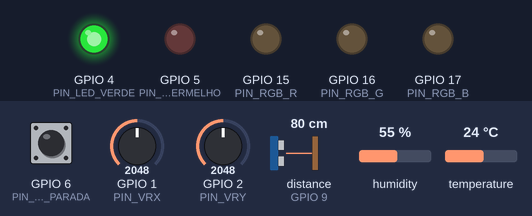
Simulated run of this sketch. Board: ESP32-S3. Shown: output pins drawn as LEDs (lit = HIGH). Wiring (inferred from the names in the program): ultrasonic range finder: trigger GPIO 8; echo GPIO 9. Dashed ring = blinking. The inputs (shaded band) are chosen by the test bench; at power-on: GPIO 1 (PIN_VRX) = 2048, GPIO 2 (PIN_VRY) = 2048, GPIO 6 (PIN_BOTAO_PARADA) HIGH, distance to the obstacle (sensor on GPIO 9) 80 cm, humidity 55 %, temperature 24 °C. The echo pulse lasts 58.3 µs per cm; WiFi joins after 1.5 s; servers stay silent unless stated; web services answer with replies made up by the test bench; pins used as bus, display or sensor lines are not drawn; what the sketch prints to the serial monitor is not drawn.

Above: at 3.9 s.
4.0 s: GPIO 1 (PIN_VRX) set to 2958
5.5 s: GPIO 1 (PIN_VRX) set to 3035
At 5.72 s:
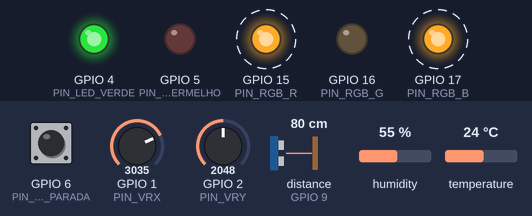
9.0 s: GPIO 2 (PIN_VRY) set to 1047
12.5 s: GPIO 2 (PIN_VRY) set to 963
At 15.95 s:
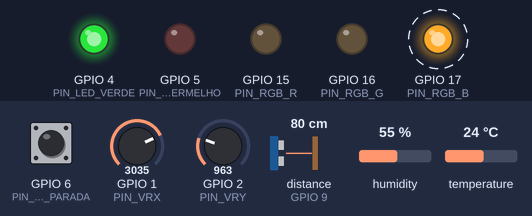
16.0 s: GPIO 6 (PIN_BOTAO_PARADA) pulled LOW for 0.15 s
At 16.7 s:
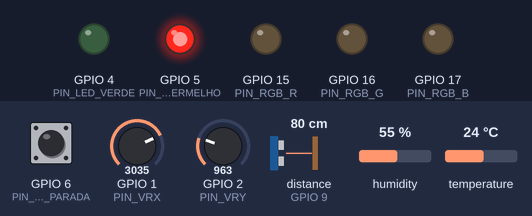
17.6 s: GPIO 6 (PIN_BOTAO_PARADA) pulled LOW for 1 s
At 18.2 s:
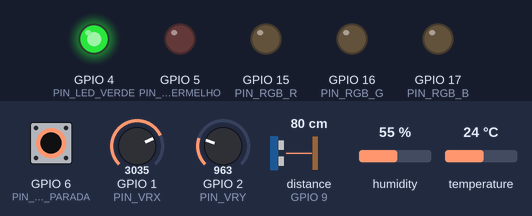
Timing chart, 0 to 22.1 s (numbered marks = the images above; inputs shaded):
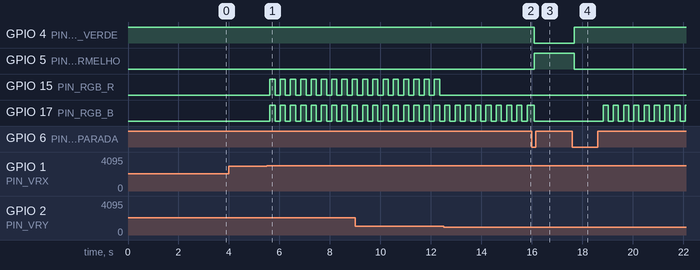

The sketch:

controle_remoto_robo.ino
```cpp
/*
  Firmware: Controle Remoto do Robô com ESP32-S3 + LED RGB + Sensores (DHT e Ultrassônico) + CallMeBot
  Envia temperatura e distância no WhatsApp ao pressionar o botão (ATIVO/INATIVO)
  e também monitora alertas automáticos de limite de temperatura e distância.
*/

#include <WiFi.h>
#include <WiFiClientSecure.h>
#include <HTTPClient.h>
#include <DHT.h> // Necessário instalar a biblioteca "DHT sensor library" (Adafruit)

// ===== Configuração do Wi-Fi =====
const char* WIFI_SSID  = "yasminet";
const char* WIFI_SENHA = "111204yasmin";

// ===== Configuração do CallMeBot =====
const String CALLMEBOT_TELEFONE = "557191361473";
const String CALLMEBOT_APIKEY   = "6345560";

// ===== Pinos do Joystick (ADC: 1 a 20) =====
const int PIN_VRX = 1;
const int PIN_VRY = 2;

// ===== Pinos de Status e Botão =====
const int PIN_LED_VERDE    = 4;
const int PIN_LED_VERMELHO = 5;
const int PIN_BOTAO_PARADA = 6;

// ===== Pinos do LED RGB =====
const int PIN_RGB_R = 15;
const int PIN_RGB_G = 16;
const int PIN_RGB_B = 17;

// ===== Pinos e Configuração dos Sensores =====
const int PIN_DHT  = 7;
#define DHT_TIPO DHT11   // Altere para DHT22 se estiver usando o modelo branco
DHT dht(PIN_DHT, DHT_TIPO);

const int PIN_TRIG = 8;
const int PIN_ECHO = 9;

// ===== Limites para Alerta (Valores "X") =====
const float TEMP_LIMITE = 30.0; // Alerta se Temperatura for >= 30.0 °C
const float DIST_LIMITE = 20.0; // Alerta se Distância for < 20.0 cm

// Variáveis de Controle do Sistema
bool sistemaLigado = true;
String ultimoComando = "";

// Variáveis para temporização do pisca do LED RGB
unsigned long tempoAnteriorRGB = 0;
const long intervaloPisca = 200; // Pisca a cada 200 ms
bool estadoRGB = false;

// Variáveis para temporização e controle de alertas automáticos (Evita spam no WhatsApp)
unsigned long tempoAnteriorSensores = 0;
const long intervaloSensores = 2000; // Lê os sensores a cada 2 segundos
bool alertaTempEnviado = false;
bool alertaDistEnviado = false;

// ---------------------------------------------------------------
// Funções auxiliares
// ---------------------------------------------------------------

void setCorRGB(bool r, bool g, bool b) {
  digitalWrite(PIN_RGB_R, r ? HIGH : LOW);
  digitalWrite(PIN_RGB_G, g ? HIGH : LOW);
  digitalWrite(PIN_RGB_B, b ? HIGH : LOW);
}

// Mede a distância em centímetros com o sensor HC-SR04
float lerDistanciaCM() {
  digitalWrite(PIN_TRIG, LOW);
  delayMicroseconds(2);
  digitalWrite(PIN_TRIG, HIGH);
  delayMicroseconds(10);
  digitalWrite(PIN_TRIG, LOW);

  // Timeout de 30000 us (~5 metros max) para não travar o loop se o sensor desconectar
  long duracao = pulseIn(PIN_ECHO, HIGH, 30000);
  if (duracao == 0) {
    return -1.0; // Leitura inválida ou fora de alcance
  }
  return (duracao * 0.0343) / 2.0;
}

// Monta o texto com os dados atuais de Temperatura e Distância para incluir nas mensagens
String obterResumoSensores() {
  float temp = dht.readTemperature();
  float dist = lerDistanciaCM();

  String textoTemp = isnan(temp) ? "Erro DHT" : (String(temp, 1) + "°C");
  String textoDist = (dist < 0)  ? "Fora de alcance" : (String(dist, 1) + " cm");

  String resumo = " | 🌡️ Temp: " + textoTemp + " | 📏 Dist: " + textoDist;

  // Se no momento do clique algum limite estiver ultrapassado, avisa junto!
  if (!isnan(temp) && temp >= TEMP_LIMITE) {
    resumo += " ⚠️(TEMP ALTA!)";
  }
  if (dist > 0 && dist < DIST_LIMITE) {
    resumo += " ⚠️(OBSTÁCULO PRÓXIMO!)";
  }

  return resumo;
}

// Codifica o texto para ir na URL (espaços, acentos, emojis etc.)
String urlEncode(const String& texto) {
  String codificado = "";
  const char* hex = "0123456789ABCDEF";
  for (size_t i = 0; i < texto.length(); i++) {
    uint8_t c = (uint8_t)texto[i];
    if (isalnum(c) || c == '-' || c == '_' || c == '.' || c == '~') {
      codificado += (char)c;
    } else {
      codificado += '%';
      codificado += hex[c >> 4];
      codificado += hex[c & 0x0F];
    }
  }
  return codificado;
}

void conectarWiFi() {
  if (WiFi.status() == WL_CONNECTED) return;

  Serial.print("Conectando ao Wi-Fi");
  WiFi.mode(WIFI_STA);
  WiFi.begin(WIFI_SSID, WIFI_SENHA);

  unsigned long inicio = millis();
  while (WiFi.status() != WL_CONNECTED && millis() - inicio < 15000) {
    delay(500);
    Serial.print(".");
  }

  if (WiFi.status() == WL_CONNECTED) {
    Serial.print("\nWi-Fi conectado! IP: ");
    Serial.println(WiFi.localIP());
  } else {
    Serial.println("\n[ERRO] Não foi possível conectar ao Wi-Fi.");
  }
}

// Envia a mensagem para o WhatsApp via CallMeBot
void enviarWhatsApp(const String& mensagem) {
  conectarWiFi();
  if (WiFi.status() != WL_CONNECTED) {
    Serial.println("[ERRO] Sem Wi-Fi, mensagem não enviada.");
    return;
  }

  String url = "https://api.callmebot.com/whatsapp.php?phone=" + CALLMEBOT_TELEFONE +
               "&apikey=" + CALLMEBOT_APIKEY +
               "&text=" + urlEncode(mensagem);

  WiFiClientSecure cliente;
  cliente.setInsecure();

  HTTPClient http;
  http.begin(cliente, url);
  http.setTimeout(10000);

  Serial.println("[WhatsApp] Enviando: " + mensagem);

  int codigo = http.GET();
  String resposta = http.getString();

  Serial.print("[WhatsApp] Código HTTP: ");
  Serial.println(codigo);
  Serial.print("[WhatsApp] Resposta: ");
  Serial.println(resposta);

  http.end();
}

// Monitora os sensores continuamente e envia alerta caso passem do limite X
void verificarSensores() {
  float temperatura = dht.readTemperature();
  float distancia = lerDistanciaCM();

  // 1. Verificação de Temperatura
  if (!isnan(temperatura)) {
    if (temperatura >= TEMP_LIMITE) {
      if (!alertaTempEnviado) {
        String msg = "🌡️ [ALERTA] Temperatura atingiu " + String(temperatura, 1) +
                     "°C (Limite: " + String(TEMP_LIMITE, 1) + "°C) | 📏 Dist: " +
                     (distancia > 0 ? String(distancia, 1) + " cm" : "Fora de alcance");
        Serial.println(msg);
        enviarWhatsApp(msg);
        alertaTempEnviado = true; // Trava para não enviar repetidamente
      }
    } else if (temperatura < (TEMP_LIMITE - 1.0)) {
      alertaTempEnviado = false; // Rearma quando esfriar 1°C
    }
  }

  // 2. Verificação de Distância (Ultrassônico)
  if (distancia > 0) {
    if (distancia < DIST_LIMITE) {
      if (!alertaDistEnviado) {
        String msg = "⚠️ [ALERTA] Obstáculo próximo a " + String(distancia, 1) +
                     " cm (Limite: < " + String(DIST_LIMITE, 1) + " cm) | 🌡️ Temp: " +
                     (isnan(temperatura) ? "Erro DHT" : String(temperatura, 1) + "°C");
        Serial.println(msg);
        enviarWhatsApp(msg);
        alertaDistEnviado = true; // Trava para não enviar repetidamente
      }
    } else if (distancia >= (DIST_LIMITE + 2.0)) {
      alertaDistEnviado = false; // Rearma quando o objeto se afastar 2 cm
    }
  }
}

// ---------------------------------------------------------------
// Setup
// ---------------------------------------------------------------

void setup() {
  Serial.begin(115200);

  pinMode(PIN_LED_VERDE, OUTPUT);
  pinMode(PIN_LED_VERMELHO, OUTPUT);
  pinMode(PIN_BOTAO_PARADA, INPUT_PULLUP);

  pinMode(PIN_RGB_R, OUTPUT);
  pinMode(PIN_RGB_G, OUTPUT);
  pinMode(PIN_RGB_B, OUTPUT);

  // Inicialização dos pinos do Ultrassônico e DHT
  pinMode(PIN_TRIG, OUTPUT);
  pinMode(PIN_ECHO, INPUT);
  dht.begin();

  // Estado Inicial: Robô ligado e pronto
  digitalWrite(PIN_LED_VERDE, HIGH);
  digitalWrite(PIN_LED_VERMELHO, LOW);
  setCorRGB(false, false, false);

  Serial.println("==========================================");
  Serial.println("  CONTROLE REMOTO INICIALIZADO COM SUCESSO");
  Serial.println("  Status: Robô Conectado (LED Verde Aceso)");
  Serial.println("==========================================");

  conectarWiFi();
  delay(1000); // Aguarda 1 segundo para o sensor DHT estabilizar a primeira leitura
  enviarWhatsApp("🤖 Robô ATIVO - controle inicializado" + obterResumoSensores());
}

// ---------------------------------------------------------------
// Loop
// ---------------------------------------------------------------

void loop() {
  // Leitura do Botão de Desligamento Remoto
  if (digitalRead(PIN_BOTAO_PARADA) == LOW) {
    delay(50); // Debounce simples
    if (digitalRead(PIN_BOTAO_PARADA) == LOW) {
      // Lê os sensores no exato momento em que o botão foi pressionado
      String dadosSensores = obterResumoSensores();

      if (sistemaLigado) {
        sistemaLigado = false;

        digitalWrite(PIN_LED_VERDE, LOW);
        digitalWrite(PIN_LED_VERMELHO, HIGH);
        setCorRGB(false, false, false);

        Serial.println("\n[ALERTA] Comando enviado: DESLIGAR");
        Serial.println("Status: Robô Desligado / Motores Parados (LED Vermelho Aceso)");
        Serial.println("Leitura atual" + dadosSensores + "\n");

        enviarWhatsApp("🔴 Robô INATIVO - motores parados" + dadosSensores);
      } else {
        sistemaLigado = true;
        ultimoComando = ""; // Força imprimir o comando atual ao religar

        digitalWrite(PIN_LED_VERDE, HIGH);
        digitalWrite(PIN_LED_VERMELHO, LOW);

        Serial.println("\n[INFO] Comando enviado: LIGAR");
        Serial.println("Status: Robô Conectado (LED Verde Aceso)");
        Serial.println("Leitura atual" + dadosSensores + "\n");

        enviarWhatsApp("🟢 Robô ATIVO - pronto para comandos" + dadosSensores);
      }

      // Aguarda a liberação do botão para evitar repetição contínua
      while (digitalRead(PIN_BOTAO_PARADA) == LOW) {
        delay(10);
      }
    }
  }

  unsigned long tempoAtual = millis();

  // Lógica de Leitura do Joystick, Pisca do LED RGB e Monitoramento Contínuo
  if (sistemaLigado) {
    // 1. Leitura automática dos sensores a cada 2 segundos (para alertas de emergência)
    if (tempoAtual - tempoAnteriorSensores >= intervaloSensores) {
      tempoAnteriorSensores = tempoAtual;
      verificarSensores();
    }

    // 2. Leitura do Joystick
    int valorX = analogRead(PIN_VRX);
    int valorY = analogRead(PIN_VRY);

    String comandoAtual = "Parado";

    if (valorY < 1000) {
      comandoAtual = "Frente -> motores para frente.";
    } else if (valorY > 3000) {
      comandoAtual = "Trás -> motores para trás.";
    } else if (valorX < 1000) {
      comandoAtual = "Esquerda -> motor direito ativo.";
    } else if (valorX > 3000) {
      comandoAtual = "Direita -> motor esquerdo ativo.";
    }

    if (comandoAtual != ultimoComando) {
      Serial.print("Comando enviado: ");
      Serial.println(comandoAtual);
      ultimoComando = comandoAtual;
    }

    // 3. Controle de tempo para alternar o pisca (não-bloqueante)
    if (tempoAtual - tempoAnteriorRGB >= intervaloPisca) {
      tempoAnteriorRGB = tempoAtual;
      estadoRGB = !estadoRGB;
    }

    // Cor baseada no mesmo comando mostrado no Serial
    if (estadoRGB) {
      if (comandoAtual.startsWith("Frente"))        setCorRGB(false, false, true);  // Azul
      else if (comandoAtual.startsWith("Esquerda")) setCorRGB(true,  true,  false); // Amarelo
      else if (comandoAtual.startsWith("Direita"))  setCorRGB(true,  false, true);  // Magenta
      else                                          setCorRGB(false, false, false); // Parado/Trás
    } else {
      setCorRGB(false, false, false);
    }
  } else {
    setCorRGB(false, false, false);
  }

  delay(20);
}
```

Measured:
- the behaviour switches between 3000 and 3001 on GPIO 1 (PIN_VRX) (found by bisection; images 0 and 1)
- the behaviour switches between 1000 and 999 on GPIO 2 (PIN_VRY) (found by bisection; images 1 and 2)
- after the input at 4.0 s, every drawn part: stays the same
- after the input at 5.5 s, GPIO 15 (PIN_RGB_R), GPIO 17 (PIN_RGB_B): alternates HIGH for 0.20 s and LOW for 0.20 s, starting after 0.12 s
- after the input at 12.5 s, GPIO 15 (PIN_RGB_R): stops changing and stays LOW
- after the input at 16.0 s, GPIO 4 (PIN_LED_VERDE): HIGH → LOW after 0.09 s; GPIO 5 (PIN_LED_VERMELHO): LOW → HIGH after 0.09 s
- after the input at 17.6 s, GPIO 4 (PIN_LED_VERDE): LOW → HIGH after 0.07 s; GPIO 5 (PIN_LED_VERMELHO): HIGH → LOW after 0.07 s; GPIO 17 (PIN_RGB_B): alternates HIGH for 0.20 s and LOW for 0.20 s, starting after 1.2 s
